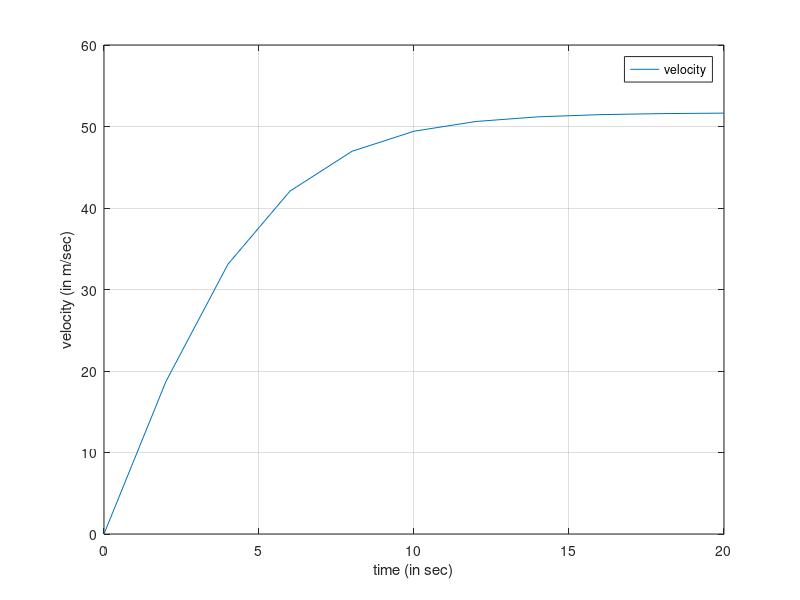
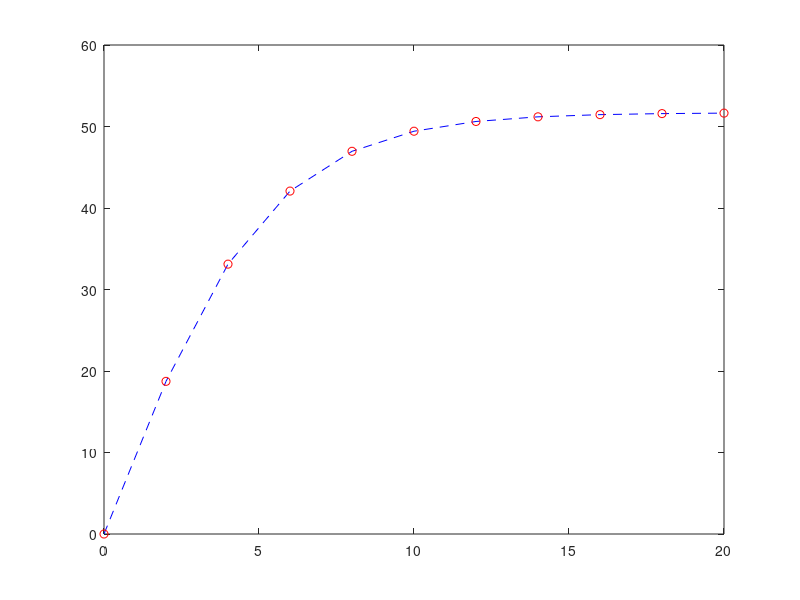
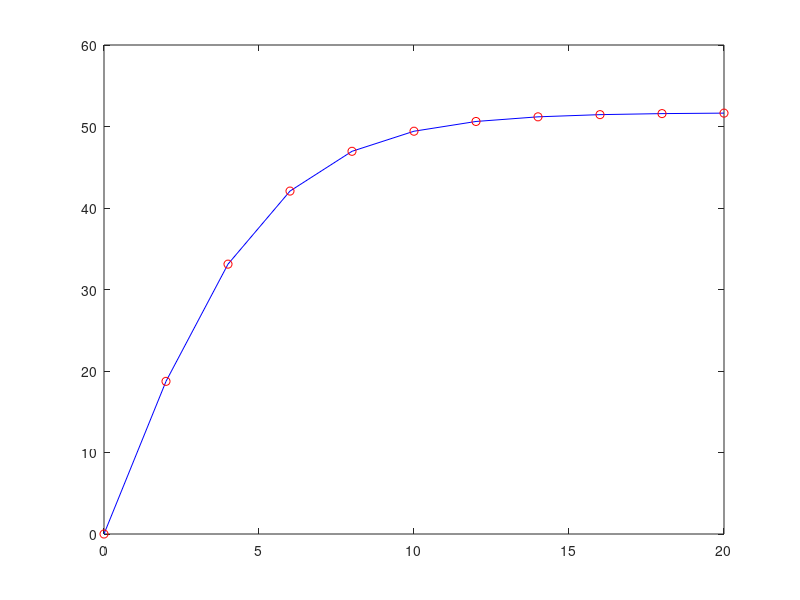

Reproduce these figures in MATLAB, in order.
close all;

%Character string

f='Hello';
s='World';

x=[f s];

%Operators

g=9.81;     %
m=68.1;
cd=0.25;

t=0:2:20;

v= sqrt(g*m/cd)*tanh(sqrt(g*cd/m)*t);

plot(t,v);
xlabel('time (in sec)');
ylabel('velocity (in m/sec)');
grid();
legend('velocity');

figure;
plot(t,v,'b--',t,v,'ro');     %These are plot format specifiers.

%Similar to above:
figure;
plot(t,v,'b');
hold on;
plot(t,v,'ro');
hold off;

%%MATLAB expression:

t=1:1:10;
y=(t-1)./(t+1);

z=sin(t.^2)./(t.^2);

w=1./t;